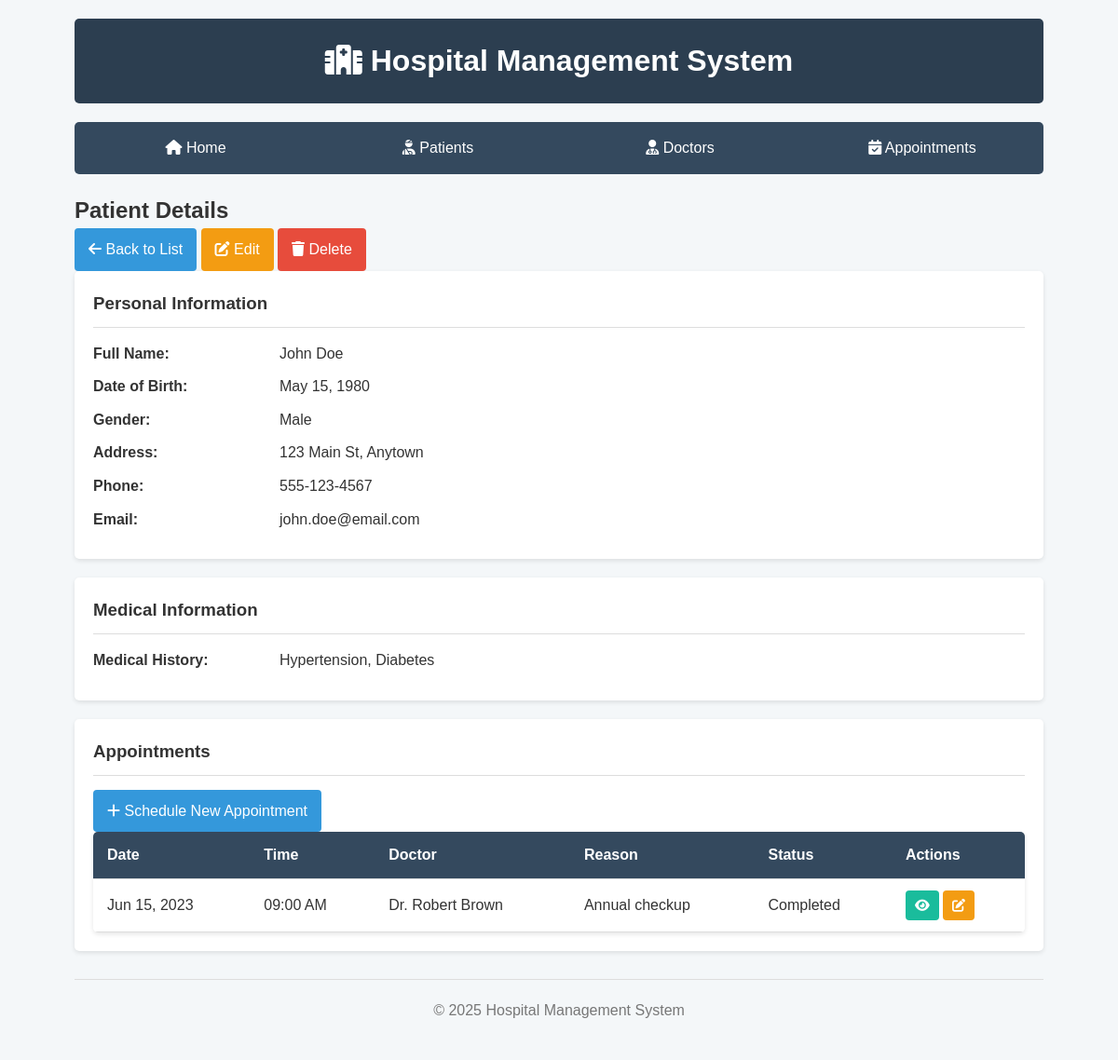
The app's page /view/patients/view.php?id=1 with its own data.
### tables this page shows
CREATE TABLE IF NOT EXISTS patients (
    id INT AUTO_INCREMENT PRIMARY KEY,
    first_name VARCHAR(50) NOT NULL,
    last_name VARCHAR(50) NOT NULL,
    date_of_birth DATE NOT NULL,
    gender ENUM('Male', 'Female', 'Other') NOT NULL,
    address VARCHAR(255),
    phone VARCHAR(20) NOT NULL,
    email VARCHAR(100),
    medical_history TEXT,
    created_at TIMESTAMP DEFAULT CURRENT_TIMESTAMP,
    updated_at TIMESTAMP DEFAULT CURRENT_TIMESTAMP ON UPDATE CURRENT_TIMESTAMP
);

CREATE TABLE IF NOT EXISTS appointments (
    id INT AUTO_INCREMENT PRIMARY KEY,
    patient_id INT NOT NULL,
    doctor_id INT NOT NULL,
    appointment_date DATE NOT NULL,
    appointment_time TIME NOT NULL,
    reason VARCHAR(255) NOT NULL,
    status ENUM('Scheduled', 'Completed', 'Cancelled') DEFAULT 'Scheduled',
    notes TEXT,
    created_at TIMESTAMP DEFAULT CURRENT_TIMESTAMP,
    updated_at TIMESTAMP DEFAULT CURRENT_TIMESTAMP ON UPDATE CURRENT_TIMESTAMP,
    FOREIGN KEY (patient_id) REFERENCES patients(id) ON DELETE RESTRICT,
    FOREIGN KEY (doctor_id) REFERENCES doctors(id) ON DELETE RESTRICT
);

### config/config.php (called while the page is built, shortened)
<?php
class Database {
    private static $instance = null;
    private $conn;
    private function __construct() {
        $dsn = "mysql:host=" . DB_HOST . ";dbname=" . DB_NAME . ";charset=" . DB_CHARSET;
        $options = [
            PDO::ATTR_ERRMODE => PDO::ERRMODE_EXCEPTION,
            PDO::ATTR_DEFAULT_FETCH_MODE => PDO::FETCH_ASSOC,
            PDO::ATTR_EMULATE_PREPARES => false,
        ];
        try {
            $this->conn = new PDO($dsn, DB_USER, DB_PASS, $options);
        } catch (PDOException $e) {
            die("Connection failed: " . $e->getMessage());
        }
    }
    public static function getInstance() {
        if (self::$instance === null) {
            self::$instance = new self();
        }
        return self::$instance;
    }
    public function getConnection() {
        return $this->conn;
    }
}
function baseUrl() {
    $protocol = isset($_SERVER['HTTPS']) && $_SERVER['HTTPS'] === 'on' ? 'https' : 'http';
    $host = $_SERVER['HTTP_HOST'];
    return "$protocol://$host/tp7-dpbo-ismail/";
}
?>

### class/Patient.php (called while the page is built, shortened)
<?php
require_once __DIR__ . '/../config/config.php';
class Patient {
    private $db;
    public function __construct() {
        $this->db = Database::getInstance()->getConnection();
    }
    public function getById($id) {
        try {
            $query = "SELECT * FROM patients WHERE id = :id";
            $stmt = $this->db->prepare($query);
            $stmt->bindParam(':id', $id, PDO::PARAM_INT);
            $stmt->execute();
            return $stmt->fetch();
        } catch (PDOException $e) {
            die("Error fetching patient: " . $e->getMessage());
        }
    }
}
?>

### class/Appointment.php (called while the page is built, shortened)
<?php
require_once __DIR__ . '/../config/config.php';
require_once __DIR__ . '/Patient.php';
class Appointment {
    private $db;
    public function __construct() {
        $this->db = Database::getInstance()->getConnection();
    }
    public function getByPatientId($patientId) {
        try {
            $query = "SELECT a.*,
                      CONCAT('Dr. ', d.first_name, ' ', d.last_name) AS doctor_name
                      FROM appointments a
                      JOIN doctors d ON a.doctor_id = d.id
                      WHERE a.patient_id = :patient_id
                      ORDER BY a.appointment_date DESC, a.appointment_time DESC";
            $stmt = $this->db->prepare($query);
            $stmt->bindParam(':patient_id', $patientId, PDO::PARAM_INT);
            $stmt->execute();
            return $stmt->fetchAll();
        } catch (PDOException $e) {
            die("Error fetching patient appointments: " . $e->getMessage());
        }
    }
}
?>

### view/patients/view.php (the view, shortened to what this page needs)
<?php
require_once '../../config/config.php';
require_once '../../class/Patient.php';
require_once '../../class/Appointment.php';
$patient = new Patient();
$appointment = new Appointment();
$id = (int)$_GET['id'];
$patientData = $patient->getById($id);
$patientAppointments = $appointment->getByPatientId($id);
include_once '../../includes/header.php';
?>
<h2>Patient Details</h2>
<div class="actions">
    <a href="list.php" class="btn"><i class="fas fa-arrow-left"></i> Back to List</a>
    <a href="edit.php?id=<?php echo $id; ?>" class="btn btn-warning"><i class="fas fa-edit"></i> Edit</a>
    <a href="delete.php?id=<?php echo $id; ?>" class="btn btn-danger" onclick="return confirm('Are you sure you want to delete this patient?');"><i class="fas fa-trash"></i> Delete</a>
</div>
<div class="detail-card">
    <h3>Personal Information</h3>
    <div class="detail-row">
        <div class="detail-label">Full Name:</div>
        <div class="detail-value"><?php echo $patientData['first_name'] . ' ' . $patientData['last_name']; ?></div>
    </div>
    <div class="detail-row">
        <div class="detail-label">Date of Birth:</div>
        <div class="detail-value"><?php echo date('M d, Y', strtotime($patientData['date_of_birth'])); ?></div>
    </div>
    <div class="detail-row">
        <div class="detail-label">Gender:</div>
        <div class="detail-value"><?php echo $patientData['gender']; ?></div>
    </div>
    <div class="detail-row">
        <div class="detail-label">Address:</div>
        <div class="detail-value"><?php echo $patientData['address'] ?: 'N/A'; ?></div>
    </div>
    <div class="detail-row">
        <div class="detail-label">Phone:</div>
        <div class="detail-value"><?php echo $patientData['phone']; ?></div>
    </div>
    <div class="detail-row">
        <div class="detail-label">Email:</div>
        <div class="detail-value"><?php echo $patientData['email'] ?: 'N/A'; ?></div>
    </div>
</div>
<div class="detail-card">
    <h3>Medical Information</h3>
    <div class="detail-row">
        <div class="detail-label">Medical History:</div>
        <div class="detail-value"><?php echo $patientData['medical_history'] ?: 'No medical history recorded'; ?></div>
    </div>
</div>
<div class="detail-card">
    <h3>Appointments</h3>
    <div class="actions">
        <a href="<?php echo baseUrl(); ?>/view/appointments/add.php?patient_id=<?php echo $id; ?>" class="btn btn-primary"><i class="fas fa-plus"></i> Schedule New Appointment</a>
    </div>
    <?php if (count($patientAppointments) > 0): ?>
        <table>
            <thead>
                <tr>
                    <th>Date</th>
                    <th>Time</th>
                    <th>Doctor</th>
                    <th>Reason</th>
                    <th>Status</th>
                    <th>Actions</th>
                </tr>
            </thead>
            <tbody>
                <?php foreach ($patientAppointments as $apt): ?>
                    <tr>
                        <td><?php echo date('M d, Y', strtotime($apt['appointment_date'])); ?></td>
                        <td><?php echo date('h:i A', strtotime($apt['appointment_time'])); ?></td>
                        <td><?php echo $apt['doctor_name']; ?></td>
                        <td><?php echo $apt['reason']; ?></td>
                        <td><?php echo $apt['status']; ?></td>
                        <td>
                            <a href="<?php echo baseUrl(); ?>/view/appointments/view.php?id=<?php echo $apt['id']; ?>" class="btn btn-sm btn-info"><i class="fas fa-eye"></i></a>
                            <a href="<?php echo baseUrl(); ?>/view/appointments/edit.php?id=<?php echo $apt['id']; ?>" class="btn btn-sm btn-warning"><i class="fas fa-edit"></i></a>
                        </td>
                    </tr>
                <?php endforeach; ?>
            </tbody>
        </table>
    <?php else: ?>
        <p>No appointments found for this patient.</p>
    <?php endif; ?>
</div>
<?php include_once '../../includes/footer.php'; ?>

### style.css (style rules this page uses)
* { margin: 0; padding: 0; box-sizing: border-box; }
body { font-family: 'Arial', sans-serif; line-height: 1.6; color: #333; background-color: #f4f7f9; }
.btn { display: inline-block; padding: 10px 15px; background-color: #3498db; color: #fff; border: none; border-radius: 4px; cursor: pointer; text-decoration: none; font-size: 16px; transition: background-color 0.3s; }
.btn-primary { background-color: #3498db; }
.btn-danger { background-color: #e74c3c; }
.btn-warning { background-color: #f39c12; }
.btn-info { background-color: #1abc9c; }
.btn-sm { padding: 5px 10px; font-size: 14px; }
table { width: 100%; border-collapse: collapse; background-color: #fff; box-shadow: 0 2px 5px rgba(0, 0, 0, 0.1); border-radius: 5px; overflow: hidden; }
th, td { padding: 12px 15px; text-align: left; border-bottom: 1px solid #ddd; }
th { background-color: #34495e; color: #fff; }
.detail-card { background-color: #fff; padding: 20px; border-radius: 5px; box-shadow: 0 2px 5px rgba(0, 0, 0, 0.1); margin-bottom: 20px; }
.detail-card h3 { margin-bottom: 15px; color: #333; border-bottom: 1px solid #ddd; padding-bottom: 10px; }
.detail-row { display: flex; margin-bottom: 10px; }
.detail-label { font-weight: bold; width: 200px; }
.detail-value { flex: 1; }

### records on screen
patients: first_name "John", last_name "Doe", date_of_birth "May 15, 1980", gender "Male", address "123 Main St, Anytown", phone "555-123-4567", email "john.doe@email.com", medical_history "Hypertension, Diabetes"
appointments: appointment_date "Jun 15, 2023", appointment_time "09:00 AM", doctor_name "Dr. Robert Brown", reason "Annual checkup", status "Completed"
